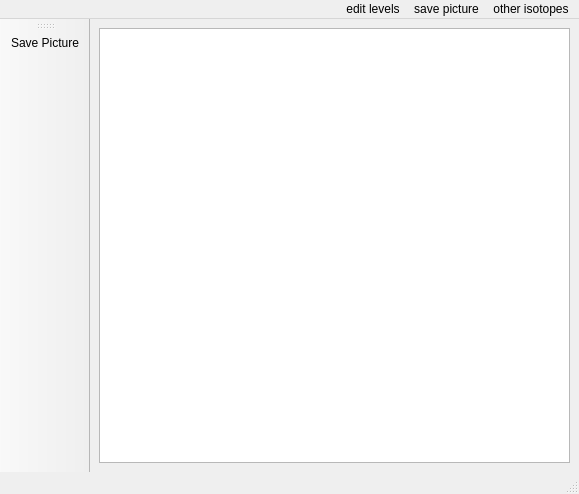
<?xml version="1.0" encoding="UTF-8"?>
<ui version="4.0">
 <class>LevelSchemeWindow</class>
 <widget class="QMainWindow" name="LevelSchemeWindow">
  <property name="geometry">
   <rect>
    <x>0</x>
    <y>0</y>
    <width>579</width>
    <height>494</height>
   </rect>
  </property>
  <property name="minimumSize">
   <size>
    <width>400</width>
    <height>0</height>
   </size>
  </property>
  <property name="windowTitle">
   <string>LevelSchemeWindow</string>
  </property>
  <property name="toolButtonStyle">
   <enum>Qt::ToolButtonStyle::ToolButtonIconOnly</enum>
  </property>
  <widget class="QWidget" name="centralwidget">
   <layout class="QHBoxLayout" name="horizontalLayout">
    <item>
     <widget class="QGraphicsView" name="graphicsView"/>
    </item>
   </layout>
  </widget>
  <widget class="QStatusBar" name="statusbar"/>
  <widget class="QToolBar" name="toolBar">
   <property name="windowTitle">
    <string>toolBar</string>
   </property>
   <attribute name="toolBarArea">
    <enum>LeftToolBarArea</enum>
   </attribute>
   <attribute name="toolBarBreak">
    <bool>false</bool>
   </attribute>
   <addaction name="action_savePic"/>
  </widget>
  <widget class="QMenuBar" name="menuBar">
   <property name="geometry">
    <rect>
     <x>0</x>
     <y>0</y>
     <width>579</width>
     <height>21</height>
    </rect>
   </property>
   <property name="layoutDirection">
    <enum>Qt::LayoutDirection::RightToLeft</enum>
   </property>
   <widget class="QMenu" name="menuother_isotopes">
    <property name="layoutDirection">
     <enum>Qt::LayoutDirection::LeftToRight</enum>
    </property>
    <property name="title">
     <string>other isotopes</string>
    </property>
    <addaction name="actioniso1"/>
    <addaction name="actioniso2"/>
   </widget>
   <widget class="QMenu" name="menuedit_levels">
    <property name="title">
     <string>edit levels</string>
    </property>
   </widget>
   <widget class="QMenu" name="menu_savePic">
    <property name="title">
     <string>save picture</string>
    </property>
   </widget>
   <addaction name="menuother_isotopes"/>
   <addaction name="menu_savePic"/>
   <addaction name="menuedit_levels"/>
  </widget>
  <action name="actionss">
   <property name="text">
    <string>ss</string>
   </property>
  </action>
  <action name="actiondd">
   <property name="text">
    <string>dd</string>
   </property>
  </action>
  <action name="actiond">
   <property name="text">
    <string>d</string>
   </property>
  </action>
  <action name="actionds">
   <property name="text">
    <string>ds</string>
   </property>
  </action>
  <action name="actionfaf">
   <property name="text">
    <string>faf</string>
   </property>
  </action>
  <action name="actioniso_1">
   <property name="text">
    <string>iso 1</string>
   </property>
  </action>
  <action name="actioniso_2">
   <property name="text">
    <string>iso 2</string>
   </property>
  </action>
  <action name="actioniso_3">
   <property name="text">
    <string>iso 3</string>
   </property>
  </action>
  <action name="action_savePic">
   <property name="text">
    <string>Save Picture</string>
   </property>
   <property name="menuRole">
    <enum>QAction::MenuRole::NoRole</enum>
   </property>
  </action>
  <action name="actioniso1">
   <property name="checkable">
    <bool>true</bool>
   </property>
   <property name="text">
    <string>iso1</string>
   </property>
  </action>
  <action name="actioniso2">
   <property name="checkable">
    <bool>true</bool>
   </property>
   <property name="text">
    <string>iso2</string>
   </property>
  </action>
 </widget>
 <resources/>
 <connections/>
</ui>
